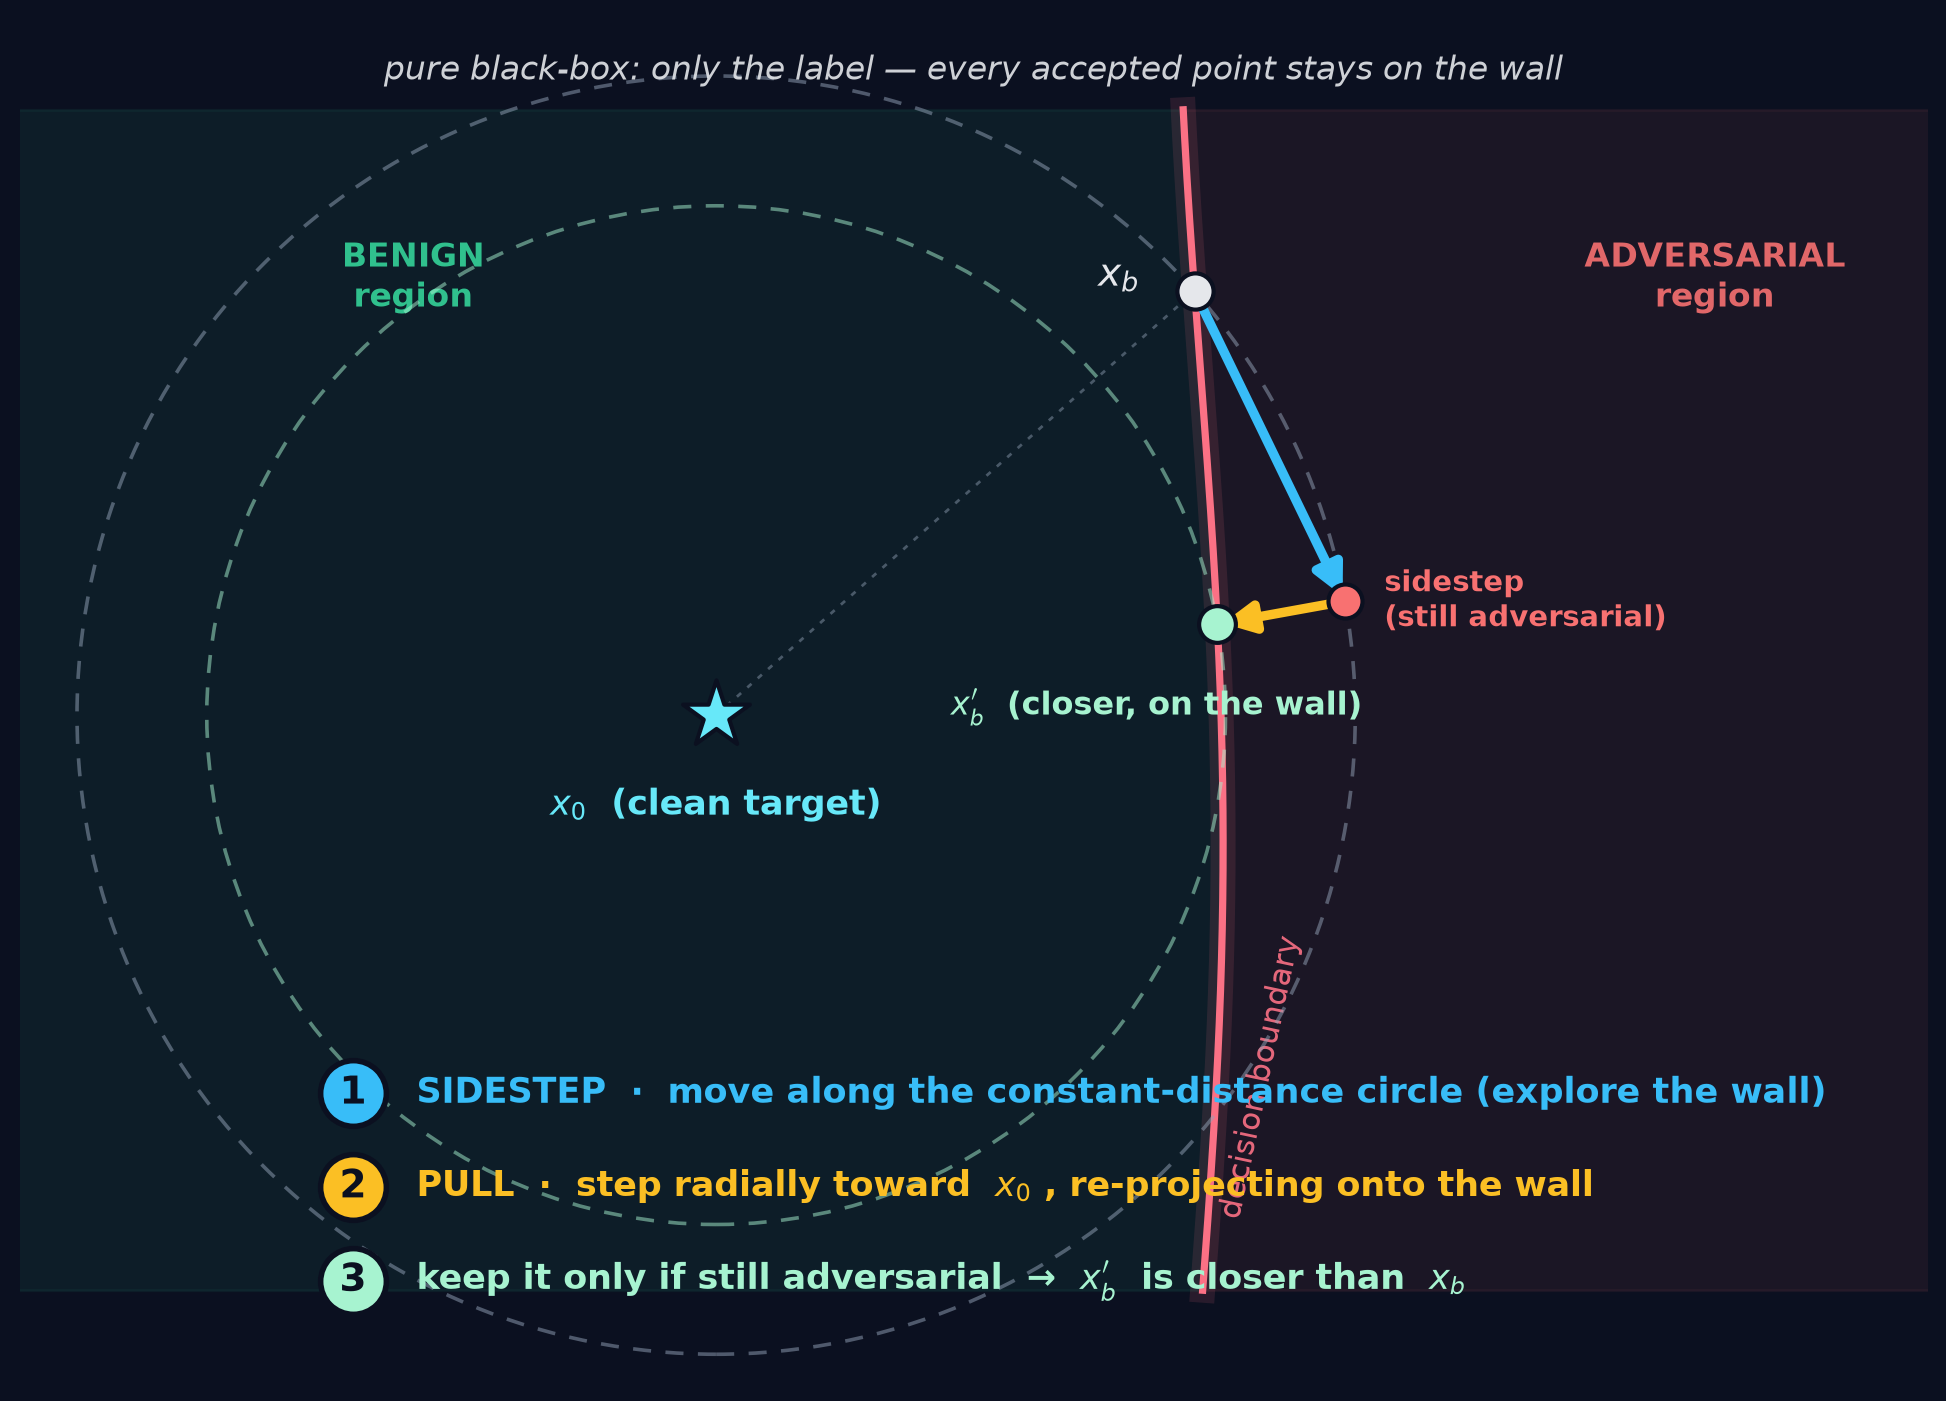

Source code (Python):
"""Slide 9 - Boundary Attack: Walking Along the Wall.
Orthogonal sidestep along a constant-distance circle, then a radial pull -> a NEW boundary point closer to x0.
(Every accepted point stays ON the boundary / adversarial side.)"""
import numpy as np
from matplotlib.patches import Circle
from style import (canvas, finish, save, arrow, dot, star, label, badges,
                   boundary_scene, INK, MUTE, BENIGN, ADV, AMBER, CYAN, STAR, MINT)

fig, ax = canvas()
# gentle boundary so distance-to-x0 varies along it (a near-circular wall would not)
fb = boundary_scene(ax, fb=lambda y: 6.2 + 0.15 * np.sin(0.5 * y),
                    benign_xy=(1.0, 6.7), adv_xy=(9.6, 6.7), name_xy=(6.3, 0.7))
is_adv = lambda p: p[0] > fb(p[1])

x0 = np.array([3.0, 4.0])
x_b = np.array([fb(6.8), 6.8])                     # current boundary point (far up the wall)
x_bp = np.array([fb(4.6), 4.6])                    # a boundary point CLOSER to x0 (the accepted result)
d, dp = np.linalg.norm(x_b - x0), np.linalg.norm(x_bp - x0)
u = (x_bp - x0) / dp
cand = x0 + d * u                                  # on the radius-d circle, but past the wall -> adversarial
assert is_adv(cand) and dp < d, (is_adv(cand), dp, d)

ax.add_patch(Circle(x0, d, fill=False, ec=MUTE, lw=1.3, ls=(0, (5, 4)), alpha=.5, zorder=3))
ax.add_patch(Circle(x0, dp, fill=False, ec=MINT, lw=1.3, ls=(0, (5, 4)), alpha=.5, zorder=3))
ax.plot([x0[0], x_b[0]], [x0[1], x_b[1]], color=MUTE, lw=1.0, ls=(0, (2, 3)), alpha=.45, zorder=2)

# 1. orthogonal sidestep along the constant-distance circle (x_b -> cand, both at distance d)
arrow(ax, x_b, cand, CYAN, lw=3.4, scale=22, z=6)
# 2. radial pull toward x0 -> lands on the wall at x_b' (distance dp < d)
arrow(ax, cand, x_bp, AMBER, lw=3.4, scale=22, z=6)

star(ax, x0); label(ax, x0, r"$x_0$  (clean target)", STAR, dy=-0.6)
dot(ax, x_b, INK); label(ax, x_b, r"$x_b$", INK, fs=14, dx=-0.36, dy=0.1, ha="right")
dot(ax, cand, ADV, s=150); label(ax, cand, "sidestep\n(still adversarial)", ADV, fs=10.5, dx=0.26, dy=0.0, ha="left")
dot(ax, x_bp, MINT, s=175); label(ax, x_bp, r"$x_b'$  (closer, on the wall)", MINT, fs=11.5, dx=-0.4, dy=-0.55, ha="center")

ax.text(4.7, 8.2, "pure black-box: only the label — every accepted point stays on the wall",
        color=INK, fontsize=12, ha="center", style="italic", alpha=.9)
badges(ax, [(1, r"SIDESTEP  ·  move along the constant-distance circle (explore the wall)", CYAN),
            (2, r"PULL  ·  step radially toward  $x_0$ , re-projecting onto the wall", AMBER),
            (3, r"keep it only if still adversarial  →  $x_b'$  is closer than  $x_b$", MINT)], 0.6, 1.5)

finish(ax, (-1.6, 11.0), (-0.4, 8.6))
save(fig, "09_boundary")
